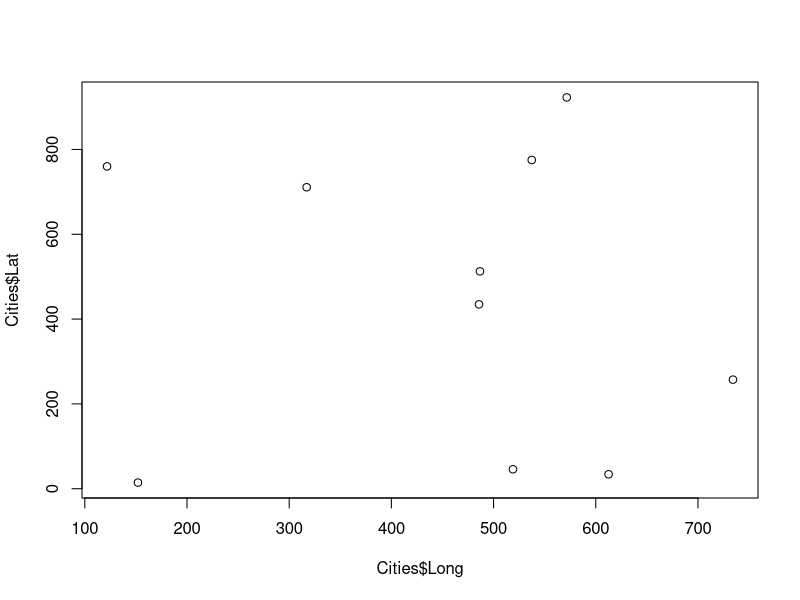
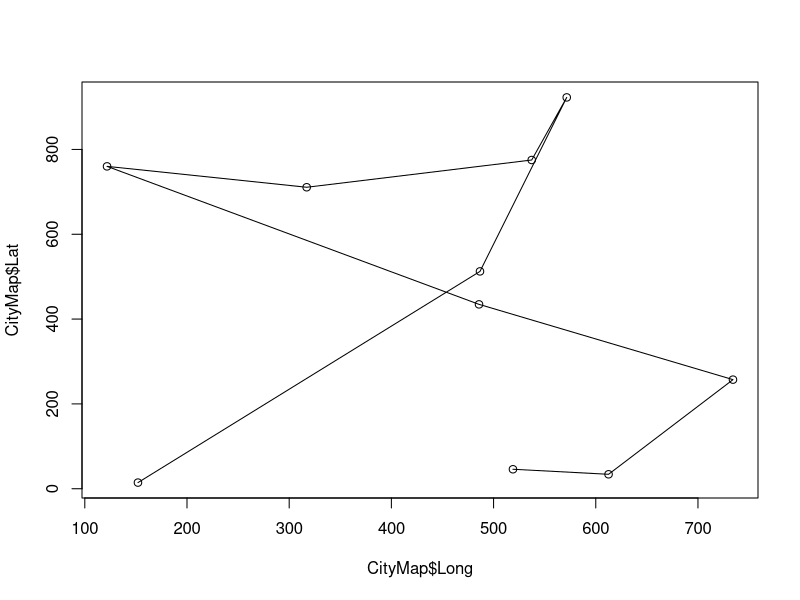

R code for these plots, in order:
CitName<-c("A", "B", "C", "D", "E", "F","G", "H", "I", "J")
Lat<-runif(10,0,1000)
Long<-runif(10,0,1000)
Cities<-data.frame(CitName,Lat,Long)
plot(Cities$Long, Cities$Lat)
routelist<-c(1,2,3,4,5,6,7,8,9,10)
AllRoutes<-data.frame(rep(NA, 10000), rep(NA, 10000))
BestSeq<-NA
Shortest<-NA
names(AllRoutes)<-c("Route.Sequence", "Total.Distance")
for (i in 1:10000){ #Start Monte Carlo Loop
  dist<-0
  routeletters<-NA
  route<-sample(routelist, 10, replace=FALSE)
  for (j in 1:10){ # Loop through route to compute distance
    if (j==1){
      dist=sqrt(Cities$Lat[route[j]]^2 + Cities$Long[route[j]]^2)
      routeletters<-Cities$CitName[route[1]]
    }
    if (j>1){
      dist=dist+sqrt((Cities$Lat[route[j]]-Cities$Lat[route[j-1]])^2 + 
                       (Cities$Long[route[j]]-Cities$Long[route[j-1]])^2)
      routeletters<-paste0(routeletters, Cities$CitName[route[j]])
    }
  }
  dist=dist+sqrt(Cities$Lat[route[10]]^2 + Cities$Long[route[10]]^2)
  AllRoutes$Route.Sequence[i]<-routeletters
  AllRoutes$Total.Distance[i]<-dist
  if (i==1){
    Shortest<-dist
  }
  if (dist < Shortest){
    Shortest<-dist
    BestSeq<-c(route[1], route[2], route[3], route[4], route[5],
               route[6], route[7], route[8], route[9], route[10])
  }
}

bestroute<-AllRoutes[order(AllRoutes$Total.Distance),]
head(bestroute)

myBest<-bestroute$Route.Sequence[1]

CityMap<-Cities[BestSeq,]
CityMap
plot(CityMap$Long, CityMap$Lat, type='o')
